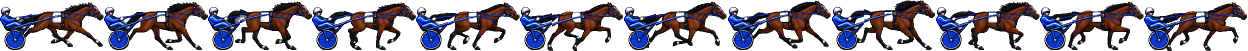
#> input picture mockups/pixel/fe12_cycle.png, 2496 x 101 px (shown at 1/2 size)
$ python stride_check.py
#> lines starting #> are read from the running program, lines starting #| are printed output that depends on the picture
### art/blender/horse/trace_sheets.py
# python trace_sheets.py : fe12_cycle frames moved into race_b pixel space (wheel-matched: x1.176, wheel corner on
# wheel corner), legs region zoomed x6 with a race_b-pixel grid, two frames per sheet -> trace/legs_AB.png
from PIL import Image, ImageDraw
SC, X0, Y0 = 46 / 39, 95, 98          # race_b wheel 46 px across, fe12's 39; crop origin in race_b px
cyc = Image.open("../../../mockups/pixel/fe12_cycle.png").convert("RGBA")
#> cyc is the input picture: PIL image 2496x101 RGBA; mean R, G, B, A 26.8, 23, 33.6, 118.4
def to_race(i):
#> called with i = 0
    f = cyc.crop((i * 208, 0, i * 208 + 208, 101))
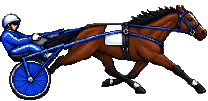
#> f: PIL image 208x101 RGBA; mean R, G, B, A 27.3, 23.3, 33.5, 117.4; transparent parts drawn white
    f = f.resize((round(208 * SC), round(101 * SC)), Image.NEAREST)
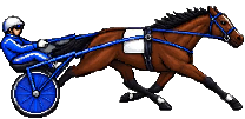
#> f: PIL image 245x119 RGBA; mean R, G, B, A 27.4, 23.3, 33.6, 117.8; transparent parts drawn white
    c = Image.new("RGBA", (260, 242), (20, 26, 40, 255)); c.alpha_composite(f, (round(16 - 14 * SC), round(125 - 55 * SC)))
#> after `c = Image.new('RGBA', (260, 242), (20, 26, 40, 255))`:
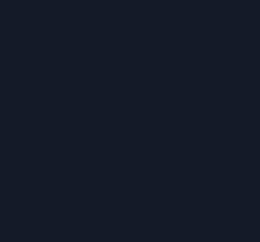
#> c: PIL image 260x242 RGBA; mean R, G, B, A 20, 26, 40, 255
#> after `c.alpha_composite(f, (round(16 - 14 * SC), round(125 - 55 * SC)))`:
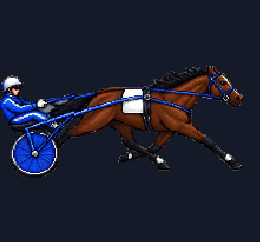
#> c: PIL image 260x242 RGBA; mean R, G, B, A 28.4, 31.2, 47, 255
    return c
# [9 lines left out: function sheet, not called in this run]
# [5 lines that do not run on import are left out]

### art/blender/horse/stride_check.py
# python stride_check.py : each model frame (trace/m242_fNN.png, race_b framing) over its fe12 frame in race_b space,
# legs region, x3, in a 4x3 grid -> trace/stride_check.png. Left half of each tile fe12, right half the model.
from PIL import Image, ImageDraw
import trace_sheets as T
tiles = []
for i in range(12):
    f = T.to_race(i).crop((0, 0, 242, 242)); m = Image.open(f"trace/m242_f{i:02d}.png").convert("RGBA")
#> after `f = T.to_race(i).crop((0, 0, 242, 242))`:
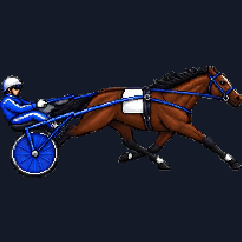
#> f: PIL image 242x242 RGBA; mean R, G, B, A 29, 31.6, 47.5, 255
#> (the run stopped early here; a loop or call above may not have finished)

$ run again, with mockups/pixel/fe8_cycle.png copied over mockups/pixel/fe12_cycle.png
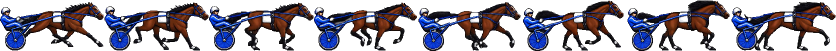
#> input picture mockups/pixel/fe8_cycle.png, 1672 x 102 px (shown at 1/2 size)
#> cyc is the input picture: PIL image 1672x102 RGBA; mean R, G, B, A 26.8, 23.2, 33.4, 118
#> in to_race, `c.alpha_composite(f, (round(16 - 14 * SC), round(125 - 55 * SC)))`:
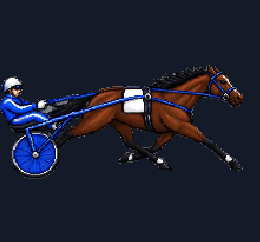
#> c: PIL image 260x242 RGBA; mean R, G, B, A 28.6, 31.5, 47.2, 255
#> `f = T.to_race(i).crop((0, 0, 242, 242))`:
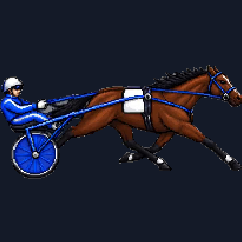
#> f: PIL image 242x242 RGBA; mean R, G, B, A 29.3, 31.9, 47.7, 255
